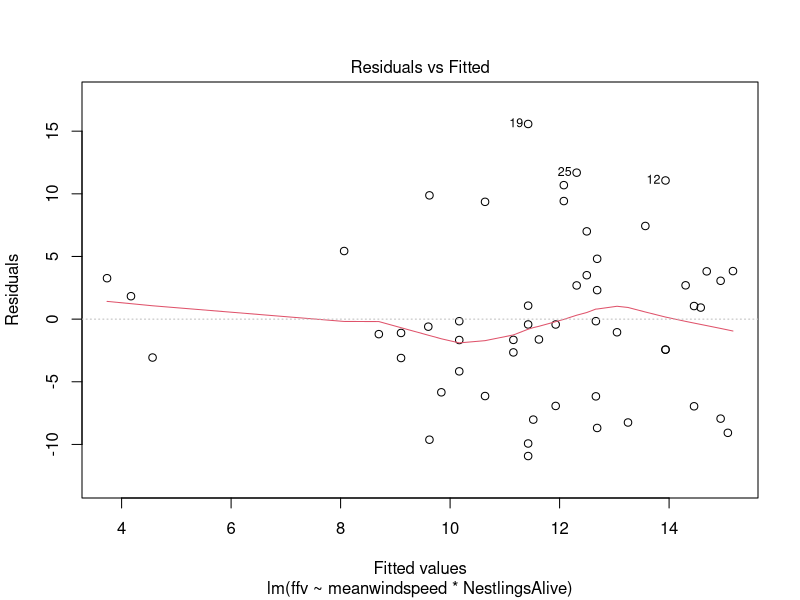
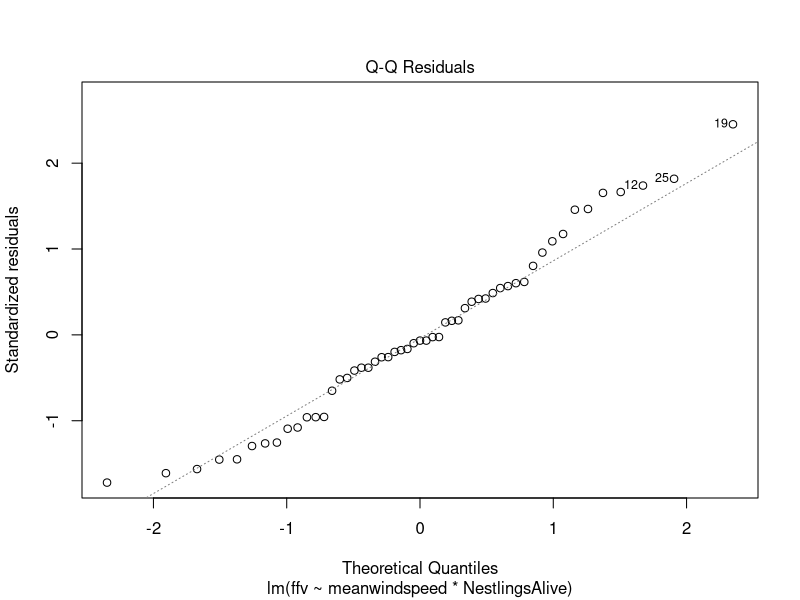
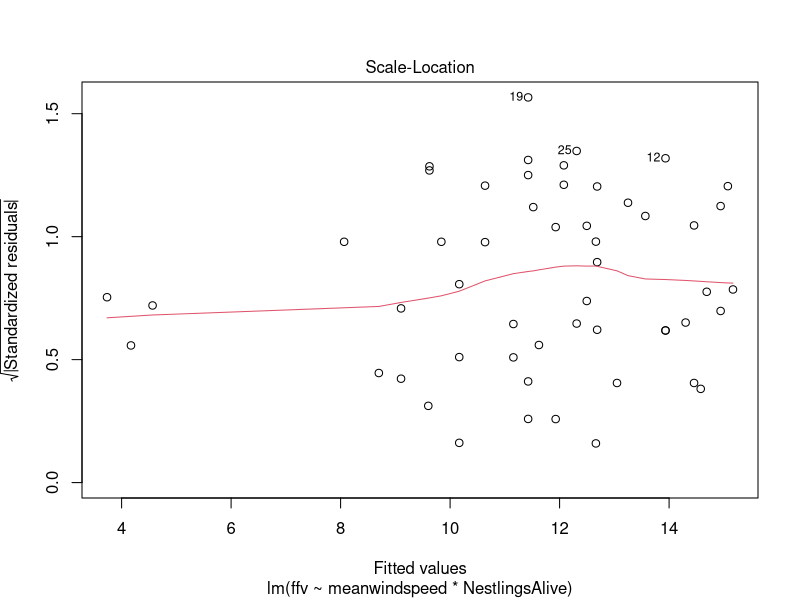
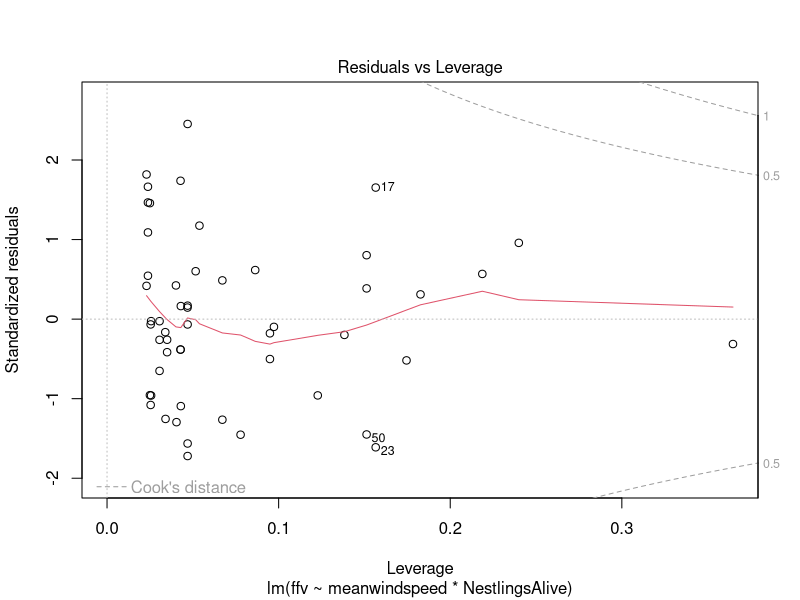
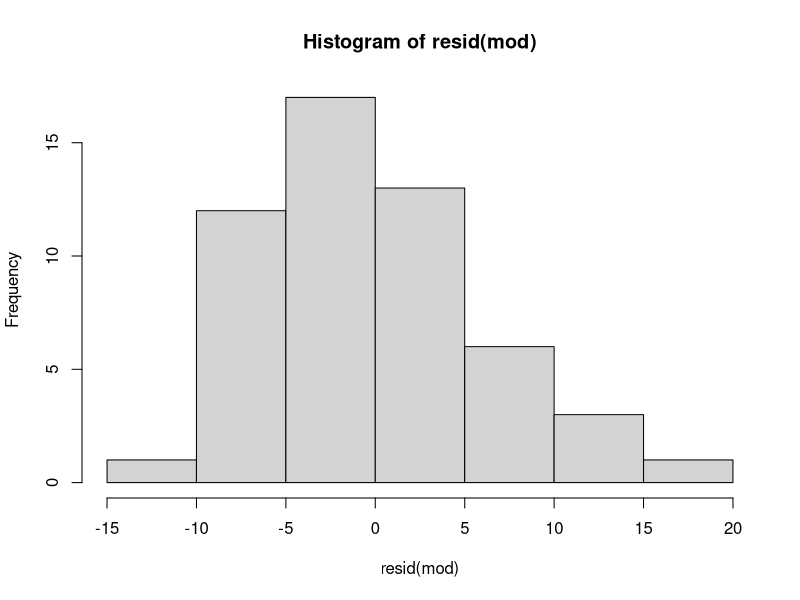
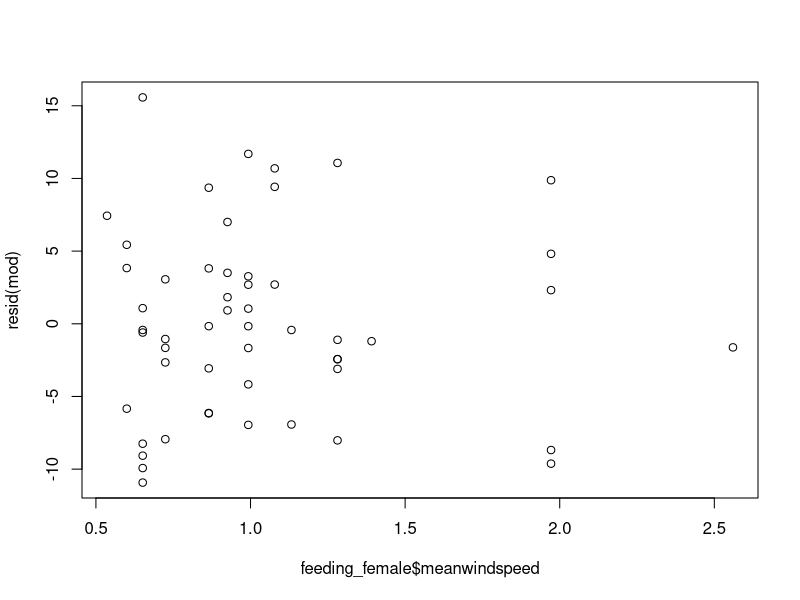
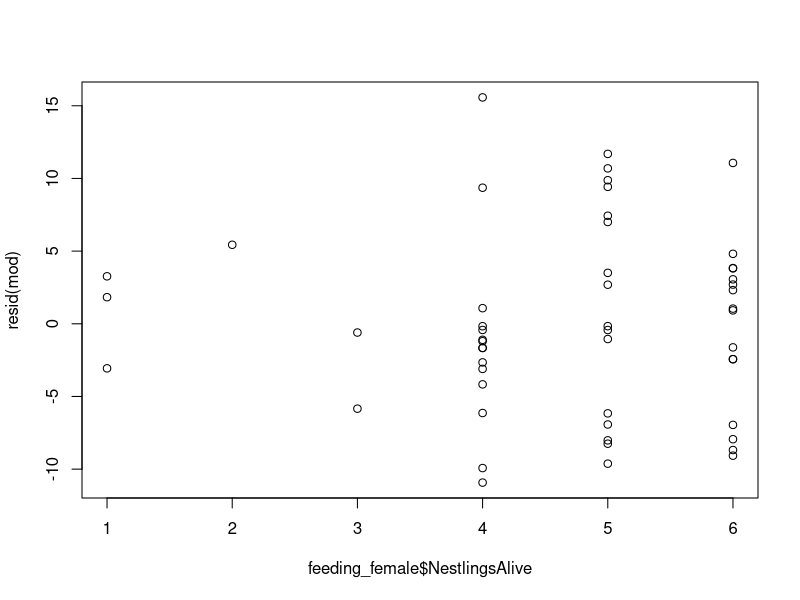
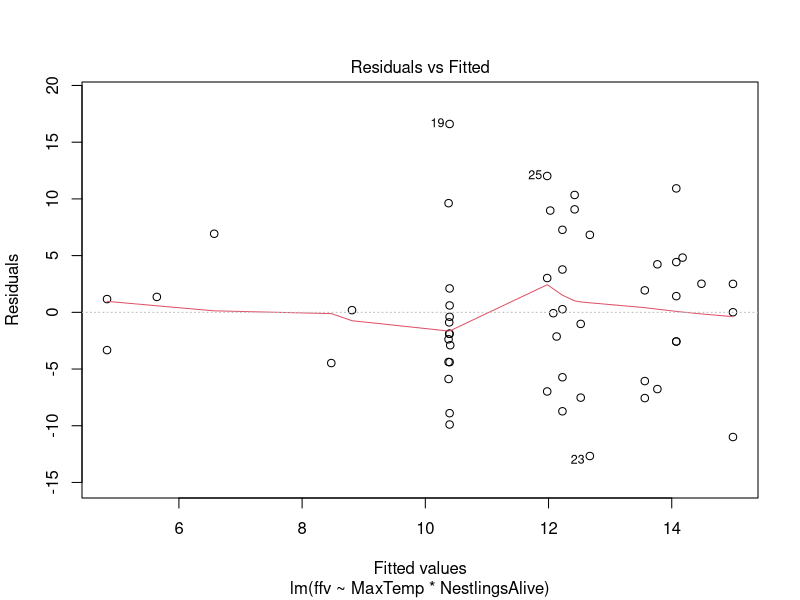

Here is the R script that generated these plots, in order:
#Is feeding rate affected by daily windspeed maximum temperature or whether it had rained in the previous 3 days?
#(correcting for the number of nestlings)
library(tidyverse)

feeding <- read.csv("Provisioning rate data 2017.csv")
feeding_female <- feeding %>% filter(!is.na(ffv))
feeding_male <- feeding %>% filter(!is.na(mfv))


###females

#mean windspeed
mod <- lm(ffv~meanwindspeed*NestlingsAlive, data=feeding_female)
plot(mod)
hist(resid(mod))
shapiro.test(resid(mod))
plot(resid(mod)~feeding_female$meanwindspeed)
plot(resid(mod)~feeding_female$NestlingsAlive)

anova(mod)
#Nestlings alone is the better model

#Max temperature
mod <- lm(ffv~MaxTemp*NestlingsAlive, data=feeding_female)
plot(mod)
hist(resid(mod))
shapiro.test(resid(mod))
plot(resid(mod)~feeding_female$MaxTemp)
plot(resid(mod)~feeding_female$NestlingsAlive)

anova(mod) 
#Nestlings alone is the better model

#Rain in the previous 3 days
mod <- lm(ffv ~NestlingsAlive*TotalRain_3day2, data=feeding_female, na.action="na.fail")
plot(mod)
hist(resid(mod))
shapiro.test(resid(mod))
plot(resid(mod)~feeding_female$NestlingsAlive)
plot(resid(mod)~as.factor(feeding_female$TotalRain_3day2))
anova(mod)

mam_rain3day <- lm(ffv ~NestlingsAlive+TotalRain_3day2, data=feeding_female)
anova(mam_rain3day)
summary(mam_rain3day)


#males
#Mean windspeed
mod <- lm(mfv~meanwindspeed*NestlingsAlive, data=feeding_male, na.action="na.fail")
plot(mod)
hist(resid(mod))
plot(resid(mod)~feeding_male$meanwindspeed)
summary(mod)
anova(mod, test="F") 
#Nope not at all. 

#Max Temp
mod <- lm(mfv~MaxTemp*NestlingsAlive,  data=feeding_male, na.action="na.fail")
plot(mod)
hist(resid(mod))
plot(resid(mod)~feeding_male$MaxTemp)
anova(mod, test="F")



#Do females get to slack a bit if the males work harder? 
feeding2 <- feeding %>% filter(!is.na(mfv) & !is.na(ffv))
mod <- lm(mfv ~ffv, data=feeding2)
plot(mod)
hist(resid(mod))
plot(resid(mod)~feeding2$mfv)
anova(mod)
summary(mod)
#Nope females who have harder working males are also working harder!

